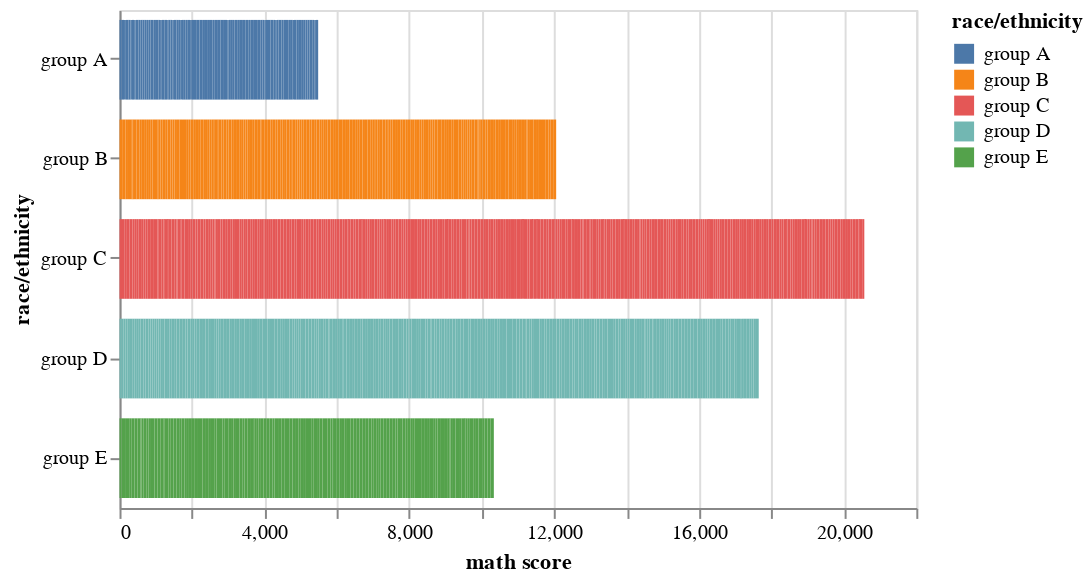

This figure's notebook cell:
### Markdown cell above
##### Horizontal Bar Chart

### Code cell
# horizontal bar chart with tooltip

alt.Chart(student).mark_bar(size=40).encode(y='race/ethnicity', x='math score', color='race/ethnicity',
                                tooltip=[alt.Tooltip('reading score'),alt.Tooltip('writing score')]
                               ).properties(height=250, width=400)

### Figure 1 — Vega-Lite specification as saved in the notebook (floating-point values rounded to 4 significant figures; data arrays with more than 128 entries replaced by an {"elided": "..."} marker saying what was removed)
{"config": {"view": {"continuousWidth": 400, "continuousHeight": 300}}, "data": {"name": "data-6d124abcda005f71f4e439dda18992fc"}, "mark": {"type": "bar", "size": 40}, "encoding": {"color": {"field": "race/ethnicity", "type": "nominal"}, "tooltip": [{"field": "reading score", "type": "quantitative"}, {"field": "writing score", "type": "quantitative"}], "x": {"field": "math score", "type": "quantitative"}, "y": {"field": "race/ethnicity", "type": "nominal"}}, "height": 250, "width": 400, "$schema": "https://vega.github.io/schema/vega-lite/v4.17.0.json", "datasets": {"data-6d124abcda005f71f4e439dda18992fc": {"elided": "1000 records"}}}
